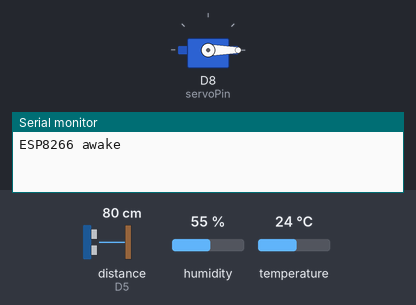
A sketch run on a simulated ESP8266 (NodeMCU). On the bench: servo, the last lines printed to the serial monitor. Wiring (inferred from the names in the program): ultrasonic range finder: trigger D7; echo D5. The test bench sets the inputs (shaded band); at power-on: distance to the obstacle (sensor on D5) 80 cm, humidity 55 %, temperature 24 °C. The echo pulse lasts 58.3 µs per cm.

Above: at 0.1 s.
At 1.1 s:
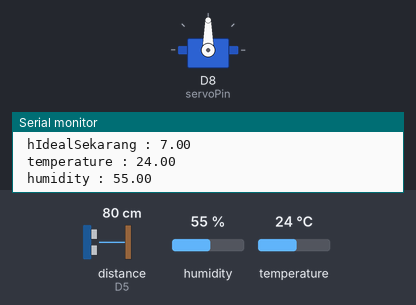
Timing chart, 0 to 2.6 s (numbered marks = the images above):
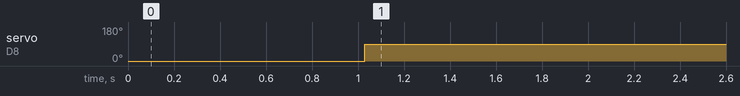

Measured:
- by itself, servo on D8 (servoPin): 0° → 90° at 1.0 s

The sketch:

ESP8266_Thingspeak_Group1.ino
```cpp
// Example testing sketch for various DHT humidity/temperature sensors
// Written by ladyada, public domain
#include <DHT.h>
#include <ESP8266WiFi.h>
#include <ThingSpeak.h>
#include <Servo.h>

#define DHTPIN D3     // what digital pin we're connected to
#define DHTTYPE DHT11   // DHT 22  (AM2302), AM2321
#define trigPin D7
#define echoPin D5
#define servoPin D8
Servo ventilasi;
// kondisi ideal
int tIdeal = 15;
int hIdeal = 7;
const float decrement = 0.05;
float hSilo;
float selisihHSilo;
float penguranganIdeal;
float t,h;

const float hcal = 0;
const float tcal = 0;

const char* ssid = "SEA-Conference";
const char* password = "";

unsigned long myChannelNumber = 432290;
const char*  myWriteAPIKey = "53DNJWUZ52ZTS4UE";

WiFiClient  client;
DHT dht(DHTPIN, DHTTYPE);

// the IP address for the shield:
IPAddress ip(192, 168, 1, 137);
IPAddress gateway(192, 168, 1, 1);
IPAddress subnet(255, 255, 255, 0);

//Sleep for 10min - 10 x 60sec
const int sleepTimeS = 2 * 60;


void setup() {

  Serial.begin(115200);
  Serial.println();
  Serial.println();
  Serial.println();
  // mengakses HC-SR04
  pinMode(trigPin, OUTPUT);
  pinMode(echoPin, INPUT);
  // mengakses servo untuk ventilasi
  ventilasi.attach(servoPin);
  ventilasi.write(0);

  Serial.println("ESP8266 awake");

  dht.begin();
  delay(1000); // delay 1 sec

  Serial.println("DHT Ready");

  // We start by connecting to a WiFi network
  Serial.println();
  Serial.print("Connecting to  ");
  Serial.println(ssid);

//  WiFi.begin(ssid, password);
//
//  int timeout = 50;
//  while (WiFi.status() != WL_CONNECTED) {
//    delay(500);
//    Serial.print(".");
//    if (!timeout--) {
//      Serial.println("Timeout, Going into deep sleep");
//      ESP.deepSleep(sleepTimeS * 1000000, WAKE_RFCAL);
//    }
//  }
//
//  Serial.println("");
//  Serial.println("WiFi connected");
//  Serial.println("IP address: ");
//  Serial.println(WiFi.localIP());
//
//  ThingSpeak.begin(client);
}

/*====================================================
    Method untuk HC-SR04
  ===================================================*/
void HCSR04() {
  long duration;
  float distance;
  digitalWrite(trigPin, LOW);  // Added this line
  delayMicroseconds(2); // Added this line
  digitalWrite(trigPin, HIGH);
  //  delayMicroseconds(1000); - Removed this line
  delayMicroseconds(10); // Added this line
  digitalWrite(trigPin, LOW);
  duration = pulseIn(echoPin, HIGH);
  distance = (duration / 2) / 29.1;
  // untuk skala saja
  hSilo = (distance / 2)*10;
  if(hSilo>=100) hSilo=100;
  //  if (distance < 4) {  // This is where the LED On/Off happens
  //    digitalWrite(led,HIGH); // When the Red condition is met, the Green LED should turn off
  //  digitalWrite(led2,LOW);
  //}
  //  else {
  //    digitalWrite(led,LOW);
  //    digitalWrite(led2,HIGH);
  //  }
  //  if (distance >= 200 || distance <= 0){
  //    Serial.println("Out of range");
  //  }
  //  else {
  //  Serial.print(distance / 2);
  //  Serial.println(" m");
  //  //  }
  //  delay(500);
}


void loop() {

  // Reading temperature or humidity takes about 250 milliseconds!
  // Sensor readings may also be up to 2 seconds 'old' (its a very slow sensor)
  h = dht.readHumidity() + hcal;
  // Read temperature as Celsius (the default)
  t = dht.readTemperature() + tcal;
  HCSR04(); // Mendapatkan data Isi(%) dari Silo
  int pos;

  selisihHSilo = 100 - hSilo;
  penguranganIdeal = selisihHSilo*0.05;
  // if ((hSilo == hSilo) && ( t!=tIdeal-penguranganIdeal || h!=hIdeal-penguranganIdeal ))
  // {
  //   // buka Ventilasi
  //   ventilasi.write(90);
  // }
  // // tutup Ventilasi
  // else ventilasi.write(0);

  if ( t!=tIdeal-penguranganIdeal || h!=hIdeal-penguranganIdeal )
  {
    // buka Ventilasi
    ventilasi.write(90);
  }
  // tutup Ventilasi
  else ventilasi.write(0);

  bacaData();

//  // Mulai pengiriman data ke thinkspeak
//  delay(3000);
//
//  // Check if any reads failed and exit early (to try again).
//  if (isnan(h) || isnan(t)) {
//    Serial.println("Failed to read from DHT sensor!");
//  }
//
//  Serial.print("Temperature: ");
//  Serial.print(t);
//  Serial.print(" *C ");
//
//  Serial.print(" |  Humidity: ");
//  Serial.print(h);
//  Serial.println(" %\t");
//
//  Serial.println("Posting results to ThinkSpeak");
//  // Update the 2 ThingSpeak fields with the new data
//  ThingSpeak.setField(1, (float)t);
//  ThingSpeak.setField(2, (float)h);
//
//  int result = ThingSpeak.writeFields(myChannelNumber, myWriteAPIKey);
//  if (result = 200) {
//    Serial.println("Results Posted, closing connection");
//  }
//  else
//  {
//    Serial.print("Unable to post result, closing connection : ");
//    Serial.println(result);
//  }
//
//  Serial.println();

}

void bacaData()
{
  Serial.println();
  Serial.print(" hSilo : "); Serial.print(hSilo);
  Serial.println();
//  Serial.print(" selisihHSilo : "); Serial.print(selisihHSilo);
//  Serial.println();
//  Serial.print(" penguranganIdeal : "); Serial.print(penguranganIdeal);
//  Serial.println();
  Serial.print(" tIdealSekarang : "); Serial.print(tIdeal-penguranganIdeal);
  Serial.println();
  Serial.print(" hIdealSekarang : "); Serial.print(hIdeal-penguranganIdeal);
  Serial.println();
  Serial.print(" temperature : "); Serial.print(t);
  Serial.println();
  Serial.print(" humidity : "); Serial.print(h);
  Serial.println();
  delay(350);
}
```
